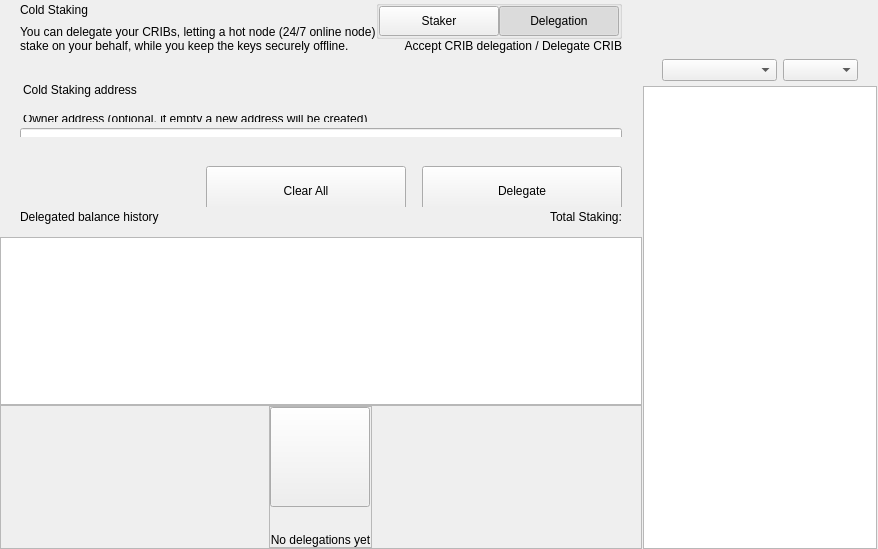
<?xml version="1.0" encoding="UTF-8"?>
<ui version="4.0">
 <class>ColdStakingWidget</class>
 <widget class="QWidget" name="ColdStakingWidget">
  <property name="geometry">
   <rect>
    <x>0</x>
    <y>0</y>
    <width>629</width>
    <height>549</height>
   </rect>
  </property>
  <property name="windowTitle">
   <string>Form</string>
  </property>
  <layout class="QHBoxLayout" name="horizontalLayout_1" stretch="2,1">
   <property name="spacing">
    <number>0</number>
   </property>
   <property name="leftMargin">
    <number>0</number>
   </property>
   <property name="topMargin">
    <number>0</number>
   </property>
   <property name="rightMargin">
    <number>0</number>
   </property>
   <property name="bottomMargin">
    <number>0</number>
   </property>
   <item>
    <widget class="QWidget" name="left" native="true">
     <layout class="QVBoxLayout" name="verticalLayout_3">
      <property name="leftMargin">
       <number>0</number>
      </property>
      <property name="topMargin">
       <number>0</number>
      </property>
      <property name="rightMargin">
       <number>0</number>
      </property>
      <property name="bottomMargin">
       <number>0</number>
      </property>
      <item>
       <layout class="QVBoxLayout" name="verticalLayout_2">
        <property name="spacing">
         <number>0</number>
        </property>
        <item>
         <layout class="QVBoxLayout" name="verticalLayoutTop">
          <property name="spacing">
           <number>0</number>
          </property>
          <property name="leftMargin">
           <number>0</number>
          </property>
          <property name="rightMargin">
           <number>0</number>
          </property>
          <item>
           <widget class="QWidget" name="containerTitle" native="true">
            <property name="sizePolicy">
             <sizepolicy hsizetype="Preferred" vsizetype="Minimum">
              <horstretch>0</horstretch>
              <verstretch>0</verstretch>
             </sizepolicy>
            </property>
            <property name="maximumSize">
             <size>
              <width>16777215</width>
              <height>100</height>
             </size>
            </property>
            <layout class="QHBoxLayout" name="containerTitleLayout">
             <property name="spacing">
              <number>0</number>
             </property>
             <property name="leftMargin">
              <number>20</number>
             </property>
             <property name="topMargin">
              <number>0</number>
             </property>
             <property name="rightMargin">
              <number>20</number>
             </property>
             <property name="bottomMargin">
              <number>0</number>
             </property>
             <item>
              <layout class="QVBoxLayout" name="verticalLayout11">
               <property name="spacing">
                <number>5</number>
               </property>
               <item>
                <widget class="QLabel" name="labelTitle">
                 <property name="text">
                  <string>Cold Staking</string>
                 </property>
                </widget>
               </item>
               <item>
                <widget class="QLabel" name="labelSubtitle1">
                 <property name="maximumSize">
                  <size>
                   <width>16777215</width>
                   <height>16777215</height>
                  </size>
                 </property>
                 <property name="text">
                  <string>You can delegate your CRIBs, letting a hot node (24/7 online node)
stake on your behalf, while you keep the keys securely offline.</string>
                 </property>
                </widget>
               </item>
              </layout>
             </item>
             <item>
              <spacer name="horizontalSpacer">
               <property name="orientation">
                <enum>Qt::Horizontal</enum>
               </property>
               <property name="sizeHint" stdset="0">
                <size>
                 <width>40</width>
                 <height>20</height>
                </size>
               </property>
              </spacer>
             </item>
             <item>
              <widget class="QWidget" name="containerViewPrivacyChecks" native="true">
               <layout class="QVBoxLayout" name="containerPrivacyChecks">
                <property name="spacing">
                 <number>0</number>
                </property>
                <property name="leftMargin">
                 <number>0</number>
                </property>
                <property name="topMargin">
                 <number>0</number>
                </property>
                <property name="rightMargin">
                 <number>0</number>
                </property>
                <property name="bottomMargin">
                 <number>0</number>
                </property>
                <item alignment="Qt::AlignHCenter|Qt::AlignVCenter">
                 <widget class="QGroupBox" name="groupBox">
                  <property name="title">
                   <string/>
                  </property>
                  <layout class="QHBoxLayout" name="horizontalLayout_2_1">
                   <property name="spacing">
                    <number>0</number>
                   </property>
                   <property name="leftMargin">
                    <number>0</number>
                   </property>
                   <property name="topMargin">
                    <number>0</number>
                   </property>
                   <property name="rightMargin">
                    <number>0</number>
                   </property>
                   <property name="bottomMargin">
                    <number>0</number>
                   </property>
                   <item>
                    <widget class="QPushButton" name="pushLeft">
                     <property name="minimumSize">
                      <size>
                       <width>120</width>
                       <height>30</height>
                      </size>
                     </property>
                     <property name="maximumSize">
                      <size>
                       <width>120</width>
                       <height>30</height>
                      </size>
                     </property>
                     <property name="focusPolicy">
                      <enum>Qt::NoFocus</enum>
                     </property>
                     <property name="text">
                      <string>Staker</string>
                     </property>
                     <property name="checkable">
                      <bool>true</bool>
                     </property>
                     <property name="autoExclusive">
                      <bool>true</bool>
                     </property>
                    </widget>
                   </item>
                   <item>
                    <widget class="QPushButton" name="pushRight">
                     <property name="minimumSize">
                      <size>
                       <width>120</width>
                       <height>30</height>
                      </size>
                     </property>
                     <property name="maximumSize">
                      <size>
                       <width>120</width>
                       <height>30</height>
                      </size>
                     </property>
                     <property name="focusPolicy">
                      <enum>Qt::NoFocus</enum>
                     </property>
                     <property name="text">
                      <string>Delegation</string>
                     </property>
                     <property name="checkable">
                      <bool>true</bool>
                     </property>
                     <property name="checked">
                      <bool>true</bool>
                     </property>
                     <property name="autoExclusive">
                      <bool>true</bool>
                     </property>
                    </widget>
                   </item>
                  </layout>
                 </widget>
                </item>
                <item alignment="Qt::AlignTop">
                 <widget class="QLabel" name="labelSubtitle2">
                  <property name="text">
                   <string>Accept CRIB delegation / Delegate CRIB</string>
                  </property>
                  <property name="alignment">
                   <set>Qt::AlignRight|Qt::AlignTrailing|Qt::AlignVCenter</set>
                  </property>
                 </widget>
                </item>
               </layout>
              </widget>
             </item>
            </layout>
           </widget>
          </item>
          <item>
           <spacer name="verticalSpacer_2">
            <property name="orientation">
             <enum>Qt::Vertical</enum>
            </property>
            <property name="sizeType">
             <enum>QSizePolicy::Fixed</enum>
            </property>
            <property name="sizeHint" stdset="0">
             <size>
              <width>20</width>
              <height>30</height>
             </size>
            </property>
           </spacer>
          </item>
          <item>
           <widget class="QWidget" name="containerSend" native="true">
            <property name="minimumSize">
             <size>
              <width>0</width>
              <height>50</height>
             </size>
            </property>
            <layout class="QVBoxLayout" name="containerSendRow">
             <property name="spacing">
              <number>6</number>
             </property>
             <property name="leftMargin">
              <number>0</number>
             </property>
             <property name="topMargin">
              <number>0</number>
             </property>
             <property name="rightMargin">
              <number>0</number>
             </property>
             <property name="bottomMargin">
              <number>0</number>
             </property>
             <item>
              <widget class="QLabel" name="labelEditTitle">
               <property name="maximumSize">
                <size>
                 <width>16777215</width>
                 <height>30</height>
                </size>
               </property>
               <property name="styleSheet">
                <string notr="true">padding-left:20px; padding-bottom:3px;</string>
               </property>
               <property name="text">
                <string>Cold Staking address</string>
               </property>
              </widget>
             </item>
             <item>
              <spacer name="verticalSpacer_6">
               <property name="orientation">
                <enum>Qt::Vertical</enum>
               </property>
               <property name="sizeType">
                <enum>QSizePolicy::Fixed</enum>
               </property>
               <property name="sizeHint" stdset="0">
                <size>
                 <width>20</width>
                 <height>9</height>
                </size>
               </property>
              </spacer>
             </item>
             <item>
              <widget class="QWidget" name="containerOwner" native="true">
               <layout class="QVBoxLayout" name="vContainerOwner">
                <property name="spacing">
                 <number>4</number>
                </property>
                <property name="leftMargin">
                 <number>20</number>
                </property>
                <property name="topMargin">
                 <number>0</number>
                </property>
                <property name="rightMargin">
                 <number>20</number>
                </property>
                <property name="bottomMargin">
                 <number>0</number>
                </property>
                <item>
                 <widget class="QLabel" name="labelSubtitleDescription">
                  <property name="maximumSize">
                   <size>
                    <width>16777215</width>
                    <height>20</height>
                   </size>
                  </property>
                  <property name="styleSheet">
                   <string notr="true">margin-bottom:2px;
                   margin-left:0.05px;
                   padding:0px;</string>
                  </property>
                  <property name="text">
                   <string>Owner address (optional, if empty a new address will be created)</string>
                  </property>
                 </widget>
                </item>
                <item>
                 <widget class="QLineEdit" name="lineEditOwnerAddress">
                  <property name="minimumSize">
                   <size>
                    <width>0</width>
                    <height>50</height>
                   </size>
                  </property>
                  <property name="maximumSize">
                   <size>
                    <width>16777215</width>
                    <height>50</height>
                   </size>
                  </property>
                  <property name="styleSheet">
                   <string notr="true"/>
                  </property>
                  <property name="placeholderText">
                   <string>Enter owner address</string>
                  </property>
                 </widget>
                </item>
               </layout>
              </widget>
             </item>
            </layout>
           </widget>
          </item>
         </layout>
        </item>
        <item>
         <spacer name="verticalSpacer_3">
          <property name="orientation">
           <enum>Qt::Vertical</enum>
          </property>
          <property name="sizeType">
           <enum>QSizePolicy::Minimum</enum>
          </property>
          <property name="sizeHint" stdset="0">
           <size>
            <width>20</width>
            <height>20</height>
           </size>
          </property>
         </spacer>
        </item>
        <item>
         <widget class="QWidget" name="containerBtn" native="true">
          <property name="minimumSize">
           <size>
            <width>0</width>
            <height>50</height>
           </size>
          </property>
          <layout class="QHBoxLayout" name="horizontalLayout">
           <property name="rightMargin">
            <number>20</number>
           </property>
           <item>
            <spacer name="horizontalSpacer_2">
             <property name="orientation">
              <enum>Qt::Horizontal</enum>
             </property>
             <property name="sizeHint" stdset="0">
              <size>
               <width>200</width>
               <height>20</height>
              </size>
             </property>
            </spacer>
           </item>
           <item>
            <layout class="QHBoxLayout" name="horizontalLayout_7">
             <item>
              <spacer name="horizontalSpacer_3">
               <property name="orientation">
                <enum>Qt::Horizontal</enum>
               </property>
               <property name="sizeType">
                <enum>QSizePolicy::Expanding</enum>
               </property>
               <property name="sizeHint" stdset="0">
                <size>
                 <width>40</width>
                 <height>20</height>
                </size>
               </property>
              </spacer>
             </item>
             <item>
              <widget class="QPushButton" name="pushButtonClear">
               <property name="minimumSize">
                <size>
                 <width>200</width>
                 <height>50</height>
                </size>
               </property>
               <property name="focusPolicy">
                <enum>Qt::NoFocus</enum>
               </property>
               <property name="text">
                <string>Clear All</string>
               </property>
              </widget>
             </item>
             <item>
              <spacer name="horizontalSpacer_4">
               <property name="orientation">
                <enum>Qt::Horizontal</enum>
               </property>
               <property name="sizeType">
                <enum>QSizePolicy::Fixed</enum>
               </property>
               <property name="sizeHint" stdset="0">
                <size>
                 <width>10</width>
                 <height>20</height>
                </size>
               </property>
              </spacer>
             </item>
             <item>
              <widget class="QPushButton" name="pushButtonSend">
               <property name="minimumSize">
                <size>
                 <width>200</width>
                 <height>50</height>
                </size>
               </property>
               <property name="maximumSize">
                <size>
                 <width>200</width>
                 <height>50</height>
                </size>
               </property>
               <property name="focusPolicy">
                <enum>Qt::NoFocus</enum>
               </property>
               <property name="text">
                <string>Delegate</string>
               </property>
              </widget>
             </item>
            </layout>
           </item>
          </layout>
         </widget>
        </item>
        <item>
         <widget class="QWidget" name="containerHistoryLabel" native="true">
          <layout class="QHBoxLayout" name="horizontalLayout_4">
           <property name="spacing">
            <number>0</number>
           </property>
           <property name="leftMargin">
            <number>20</number>
           </property>
           <property name="topMargin">
            <number>0</number>
           </property>
           <property name="rightMargin">
            <number>20</number>
           </property>
           <property name="bottomMargin">
            <number>0</number>
           </property>
           <item>
            <widget class="QWidget" name="verticalWidget" native="true">
             <property name="minimumSize">
              <size>
               <width>100</width>
               <height>0</height>
              </size>
             </property>
             <layout class="QVBoxLayout" name="verticalLayout_58">
              <property name="leftMargin">
               <number>0</number>
              </property>
              <property name="topMargin">
               <number>0</number>
              </property>
              <property name="rightMargin">
               <number>0</number>
              </property>
              <property name="bottomMargin">
               <number>0</number>
              </property>
              <item>
               <widget class="QLabel" name="labelListHistory">
                <property name="text">
                 <string>Delegated balance history</string>
                </property>
               </widget>
              </item>
             </layout>
            </widget>
           </item>
           <item>
            <spacer name="horizontalSpacer_5">
             <property name="orientation">
              <enum>Qt::Horizontal</enum>
             </property>
             <property name="sizeHint" stdset="0">
              <size>
               <width>40</width>
               <height>20</height>
              </size>
             </property>
            </spacer>
           </item>
           <item>
            <widget class="QLabel" name="labelStakingTotal">
             <property name="text">
              <string>Total Staking:</string>
             </property>
            </widget>
           </item>
          </layout>
         </widget>
        </item>
        <item>
         <layout class="QVBoxLayout" name="verticalLayout_64">
          <property name="spacing">
           <number>0</number>
          </property>
          <item>
           <spacer name="verticalSpacer_44">
            <property name="orientation">
             <enum>Qt::Vertical</enum>
            </property>
            <property name="sizeType">
             <enum>QSizePolicy::Fixed</enum>
            </property>
            <property name="sizeHint" stdset="0">
             <size>
              <width>20</width>
              <height>10</height>
             </size>
            </property>
           </spacer>
          </item>
          <item>
           <widget class="QListView" name="listView">
            <property name="enabled">
             <bool>true</bool>
            </property>
            <property name="mouseTracking">
             <bool>true</bool>
            </property>
           </widget>
          </item>
          <item>
           <widget class="QFrame" name="emptyContainer">
            <property name="minimumSize">
             <size>
              <width>0</width>
              <height>100</height>
             </size>
            </property>
            <property name="frameShape">
             <enum>QFrame::StyledPanel</enum>
            </property>
            <property name="frameShadow">
             <enum>QFrame::Raised</enum>
            </property>
            <layout class="QVBoxLayout" name="verticalLayout_71" stretch="1,8">
             <property name="spacing">
              <number>0</number>
             </property>
             <property name="leftMargin">
              <number>0</number>
             </property>
             <property name="topMargin">
              <number>0</number>
             </property>
             <property name="rightMargin">
              <number>0</number>
             </property>
             <property name="bottomMargin">
              <number>0</number>
             </property>
             <item>
              <spacer name="verticalSpacer">
               <property name="orientation">
                <enum>Qt::Vertical</enum>
               </property>
               <property name="sizeHint" stdset="0">
                <size>
                 <width>20</width>
                 <height>20</height>
                </size>
               </property>
              </spacer>
             </item>
             <item alignment="Qt::AlignHCenter|Qt::AlignVCenter">
              <widget class="QFrame" name="emptyScreen">
               <property name="sizePolicy">
                <sizepolicy hsizetype="Expanding" vsizetype="Expanding">
                 <horstretch>0</horstretch>
                 <verstretch>0</verstretch>
                </sizepolicy>
               </property>
               <property name="frameShape">
                <enum>QFrame::StyledPanel</enum>
               </property>
               <property name="frameShadow">
                <enum>QFrame::Raised</enum>
               </property>
               <layout class="QVBoxLayout" name="verticalLayout">
                <property name="spacing">
                 <number>30</number>
                </property>
                <property name="leftMargin">
                 <number>0</number>
                </property>
                <property name="topMargin">
                 <number>0</number>
                </property>
                <property name="rightMargin">
                 <number>0</number>
                </property>
                <property name="bottomMargin">
                 <number>0</number>
                </property>
                <item alignment="Qt::AlignHCenter|Qt::AlignVCenter">
                 <widget class="QPushButton" name="pushImgEmpty">
                  <property name="minimumSize">
                   <size>
                    <width>100</width>
                    <height>100</height>
                   </size>
                  </property>
                  <property name="maximumSize">
                   <size>
                    <width>100</width>
                    <height>100</height>
                   </size>
                  </property>
                  <property name="focusPolicy">
                   <enum>Qt::NoFocus</enum>
                  </property>
                  <property name="text">
                   <string/>
                  </property>
                  <property name="iconSize">
                   <size>
                    <width>100</width>
                    <height>100</height>
                   </size>
                  </property>
                 </widget>
                </item>
                <item alignment="Qt::AlignHCenter|Qt::AlignVCenter">
                 <widget class="QLabel" name="labelEmpty">
                  <property name="styleSheet">
                   <string notr="true"/>
                  </property>
                  <property name="text">
                   <string>No delegations yet</string>
                  </property>
                  <property name="alignment">
                   <set>Qt::AlignCenter</set>
                  </property>
                 </widget>
                </item>
               </layout>
              </widget>
             </item>
            </layout>
           </widget>
          </item>
         </layout>
        </item>
       </layout>
      </item>
     </layout>
    </widget>
   </item>
   <item>
    <widget class="QWidget" name="right" native="true">
     <layout class="QVBoxLayout" name="rightContainer">
      <property name="spacing">
       <number>0</number>
      </property>
      <property name="leftMargin">
       <number>1</number>
      </property>
      <property name="topMargin">
       <number>0</number>
      </property>
      <property name="rightMargin">
       <number>1</number>
      </property>
      <property name="bottomMargin">
       <number>0</number>
      </property>
      <item>
       <widget class="QWidget" name="containerRightButtons" native="true">
        <property name="minimumSize">
         <size>
          <width>0</width>
          <height>50</height>
         </size>
        </property>
        <layout class="QVBoxLayout" name="verticalLayout_4">
         <property name="leftMargin">
          <number>19</number>
         </property>
         <property name="topMargin">
          <number>0</number>
         </property>
         <property name="rightMargin">
          <number>19</number>
         </property>
         <property name="bottomMargin">
          <number>0</number>
         </property>
         <item>
          <widget class="OptionButton" name="btnCoinControl" native="true">
           <property name="minimumSize">
            <size>
             <width>0</width>
             <height>0</height>
            </size>
           </property>
          </widget>
         </item>
         <item>
          <widget class="OptionButton" name="btnColdStaking" native="true"/>
         </item>
         <item>
          <widget class="OptionButton" name="btnMyStakingAddresses" native="true">
           <property name="sizePolicy">
            <sizepolicy hsizetype="Preferred" vsizetype="Minimum">
             <horstretch>0</horstretch>
             <verstretch>0</verstretch>
            </sizepolicy>
           </property>
          </widget>
         </item>
        </layout>
       </widget>
      </item>
      <item>
       <widget class="QWidget" name="sortWidget" native="true">
        <layout class="QHBoxLayout" name="horizontalLayout_6">
         <property name="leftMargin">
          <number>19</number>
         </property>
         <property name="rightMargin">
          <number>19</number>
         </property>
         <property name="bottomMargin">
          <number>5</number>
         </property>
         <item>
          <spacer name="horizontalSpacer_6">
           <property name="orientation">
            <enum>Qt::Horizontal</enum>
           </property>
           <property name="sizeHint" stdset="0">
            <size>
             <width>40</width>
             <height>20</height>
            </size>
           </property>
          </spacer>
         </item>
         <item>
          <widget class="QComboBox" name="comboBoxSort">
           <property name="sizePolicy">
            <sizepolicy hsizetype="Preferred" vsizetype="Fixed">
             <horstretch>0</horstretch>
             <verstretch>0</verstretch>
            </sizepolicy>
           </property>
           <property name="minimumSize">
            <size>
             <width>115</width>
             <height>0</height>
            </size>
           </property>
          </widget>
         </item>
         <item>
          <widget class="QComboBox" name="comboBoxSortOrder">
           <property name="sizePolicy">
            <sizepolicy hsizetype="Preferred" vsizetype="Fixed">
             <horstretch>0</horstretch>
             <verstretch>0</verstretch>
            </sizepolicy>
           </property>
           <property name="minimumSize">
            <size>
             <width>75</width>
             <height>0</height>
            </size>
           </property>
          </widget>
         </item>
        </layout>
       </widget>
      </item>
      <item>
       <widget class="QListView" name="listViewStakingAddress">
        <property name="enabled">
         <bool>true</bool>
        </property>
        <property name="mouseTracking">
         <bool>true</bool>
        </property>
       </widget>
      </item>
     </layout>
    </widget>
   </item>
  </layout>
 </widget>
 <customwidgets>
  <customwidget>
   <class>OptionButton</class>
   <extends>QWidget</extends>
   <header>qt/cribs/optionbutton.h</header>
   <container>1</container>
  </customwidget>
 </customwidgets>
 <resources/>
 <connections/>
</ui>
